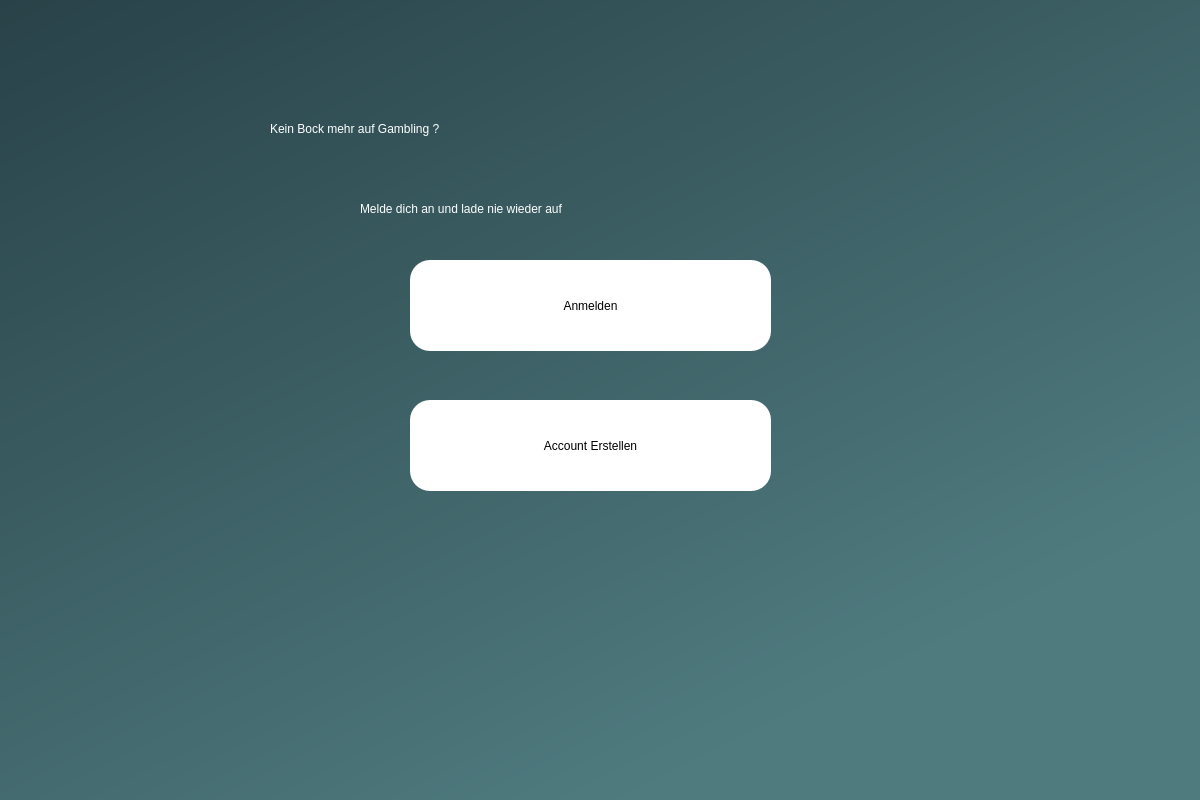
<?xml version="1.0" encoding="UTF-8"?>
<ui version="4.0">
 <class>Dialog</class>
 <widget class="QDialog" name="Dialog">
  <property name="geometry">
   <rect>
    <x>0</x>
    <y>0</y>
    <width>1200</width>
    <height>800</height>
   </rect>
  </property>
  <property name="windowTitle">
   <string>Dialog</string>
  </property>
  <widget class="QWidget" name="widget" native="true">
   <property name="geometry">
    <rect>
     <x>0</x>
     <y>0</y>
     <width>1201</width>
     <height>801</height>
    </rect>
   </property>
   <property name="styleSheet">
    <string notr="true">QWidget#widget{
background-color:qlineargradient(spread:pad, x1:0, y1:0, x2:0.669, y2:0.897727, stop:0 rgba(40, 66, 72, 255), stop:1 rgba(79, 123, 127, 255));}</string>
   </property>
   <widget class="QPushButton" name="btn_anmelden">
    <property name="geometry">
     <rect>
      <x>410</x>
      <y>260</y>
      <width>361</width>
      <height>91</height>
     </rect>
    </property>
    <property name="styleSheet">
     <string notr="true">border-radius:20px;
font: 700 18pt &quot;MS Shell Dig 2&quot;;
background-color: white;
color:black;

</string>
    </property>
    <property name="text">
     <string>Anmelden</string>
    </property>
   </widget>
   <widget class="QLabel" name="label">
    <property name="geometry">
     <rect>
      <x>270</x>
      <y>90</y>
      <width>681</width>
      <height>78</height>
     </rect>
    </property>
    <property name="styleSheet">
     <string notr="true">font: 36pt &quot;MS Shell Dig 2&quot;;color:white;</string>
    </property>
    <property name="text">
     <string>Kein Bock mehr auf Gambling ? </string>
    </property>
   </widget>
   <widget class="QPushButton" name="btn_erstellen">
    <property name="geometry">
     <rect>
      <x>410</x>
      <y>400</y>
      <width>361</width>
      <height>91</height>
     </rect>
    </property>
    <property name="styleSheet">
     <string notr="true">border-radius:20px;
font: 700 18pt &quot;MS Shell Dig 2&quot;;
background-color: white;
color:black;

</string>
    </property>
    <property name="text">
     <string>Account Erstellen</string>
    </property>
   </widget>
   <widget class="QLabel" name="label_2">
    <property name="geometry">
     <rect>
      <x>360</x>
      <y>170</y>
      <width>461</width>
      <height>78</height>
     </rect>
    </property>
    <property name="styleSheet">
     <string notr="true">font: 20pt &quot;MS Shell Dig 2&quot;;color:white;</string>
    </property>
    <property name="text">
     <string>Melde dich an und lade nie wieder auf </string>
    </property>
   </widget>
  </widget>
 </widget>
 <resources/>
 <connections/>
</ui>
